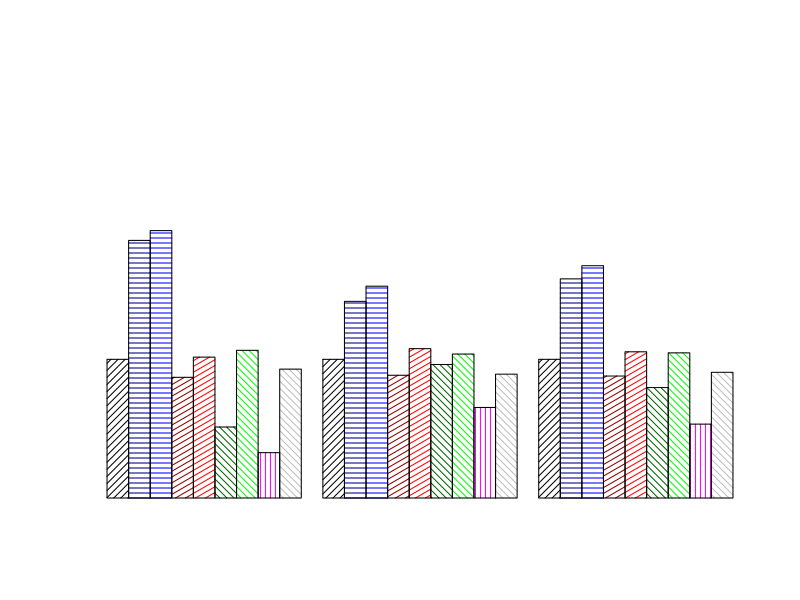

This chart was generated by the following R code: (Note: this script raises an error after producing the figure.)
#Where the file is saved
pdf("/home/hadoop/rough/MyGITProjects/PGA_EvaluationArchitecturePaper/Evaluation-architectures-for-big-data/LsuSamsungPaper/Figure/PerormanceData/Plots/PerfDiffArch.pdf", family="Times")

# Grouped Bar Plot
data <- read.csv(file="PerfDiffArch.csv",head=TRUE,sep=",")
print(data)
counts <- table(data$GraphConstruction, data$GraphSimplification)
x <- seq(10, 20, 30)
#print(counts)
#print(typeof(data$GraphConstruction))

#Plot for perf
barplot(as.matrix(data), main="", ylim=c(0, 3), xlab="Assembly Stages",ylab="Execution-time (s): Normalized to SuperMikeII", names=c("Graph-\nConstruction", "Graph-\nSimplification", "Scaffolding","Entire-\nPipeline"), col=c("black", "darkblue","blue", "darkred", "red", "darkgreen", "green", "magenta", "grey"), beside=TRUE, density=20, angle=c(45,0,0,30,30,135,135,90,135), cex.lab=1.3, cex.axis=1.5, cex.names=1.2)
barplot(as.matrix(data), add=TRUE, main="", ylim=c(0, 5), xlab="Assembly Stages",ylab="Execution-time (s): Normalized to SuperMikeII", names=c("Graph-\nConstruction", "Graph-\nSimplification", "Scaffolding","Entire-\nPipeline"), col=c("black", "darkblue","blue", "darkred", "red", "darkgreen", "green", "magenta", "grey"), beside=TRUE, density=20, angle=c(45,90,45,90,45,90,45,90,135), cex.lab=1.3, cex.axis=1.5, cex.names=1.2)
legend("topright", legend = rownames(data), fill = c("black", "darkblue","blue", "darkred", "red", "darkgreen", "green", "magenta", "grey"), density=20, angle=c(45,0,0,30,30,135,135,90,135), ncol = 1, cex = 1)
legend("topright", legend = rownames(data), fill = c("black", "darkblue","blue", "darkred", "red", "darkgreen", "green", "magenta", "grey"), density=20, angle=c(45,90,45,90,45,90,45,90,135), ncol = 1, cex = 1)
box()

#Plot for perf (hum)
#barplot(as.matrix(data), main="", ylim=c(0, 1.5), xlab="Assembly Stages",ylab="Execution-time (s): Normalized to SuperMikeII", names=c("Graph-\nConstruction", "Graph-\nSimplification"), col=c("black", "darkblue","blue"), beside=TRUE, density=20, angle=c(45,0,0), cex.lab=1.3, cex.axis=1.5, cex.names=1.2)
#barplot(as.matrix(data), add=TRUE, main="", ylim=c(0, 1.5), xlab="Assembly Stages",ylab="Execution-time (s): Normalized to SuperMikeII", names=c("Graph-\nConstruction", "Graph-\nSimplification"), col=c("black", "darkblue","blue"), beside=TRUE, density=20, angle=c(45,90,45), cex.lab=1.3, cex.axis=1.5, cex.names=1.2)
#legend("topright", legend = rownames(data), fill = c("black", "darkblue","blue"), density=20, angle=c(45,0,0), ncol = 1, cex = 1)
#legend("topright", legend = rownames(data), fill = c("black", "darkblue","blue"), density=20, angle=c(45,90,45), ncol = 1, cex = 1)
#box()

#Plot for perf/$
#barplot(as.matrix(data), main="", ylim=c(0, 5), xlab="Assembly Stages",ylab="Performance/$: Normalized to SuperMikeII", names=c("Graph-\nConstruction", "Graph-\nSimplification", "Scaffolding","Entire-\nPipeline"), col=c("black", "darkblue","blue", "darkred", "red", "darkgreen", "green", "magenta", "grey"), beside=TRUE, density=20, angle=c(45,0,0,30,30,135,135,90,135), cex.lab=1.3, cex.axis=1.5, cex.names=1.2)
#barplot(as.matrix(data), add=TRUE, main="", ylim=c(0, 5), xlab="Assembly Stages",ylab="Performance/$: Normalized to SuperMikeII", names=c("Graph-\nConstruction", "Graph-\nSimplification", "Scaffolding","Entire-\nPipeline"), col=c("black", "darkblue","blue", "darkred", "red", "darkgreen", "green", "magenta", "grey"), beside=TRUE, density=20, angle=c(45,90,45,90,45,90,45,90,135), cex.lab=1.3, cex.axis=1.5, cex.names=1.2)
#legend("topleft", legend = rownames(data), fill = c("black", "darkblue","blue", "darkred", "red", "darkgreen", "green", "magenta", "grey"), density=20, angle=c(45,0,0,30,30,135,135,90,135), ncol = 1, cex = 1)
#legend("topleft", legend = rownames(data), fill = c("black", "darkblue","blue", "darkred", "red", "darkgreen", "green", "magenta", "grey"), density=20, angle=c(45,90,45,90,45,90,45,90,135), ncol = 1, cex = 1)
#box()

#Plot for perf/$ (hum)
#barplot(as.matrix(data), main="", ylim=c(0, 6), xlab="Assembly Stages",ylab="Performance/$: Normalized to SuperMikeII", names=c("Graph-\nConstruction", "Graph-\nSimplification"), col=c("black", "darkblue","blue"), beside=TRUE, density=20, angle=c(45,0,0), cex.lab=1.3, cex.axis=1.5, cex.names=1.2)
#barplot(as.matrix(data), add=TRUE, main="", ylim=c(0, 6), xlab="Assembly Stages",ylab="Performance/$: Normalized to SuperMikeII", names=c("Graph-\nConstruction", "Graph-\nSimplification"), col=c("black", "darkblue","blue"), beside=TRUE, density=20, angle=c(45,90,45), cex.lab=1.3, cex.axis=1.5, cex.names=1.2)
#legend("topleft", legend = rownames(data), fill = c("black", "darkblue","blue"), density=20, angle=c(45,0,0), ncol = 1, cex = 1)
#legend("topleft", legend = rownames(data), fill = c("black", "darkblue","blue"), density=20, angle=c(45,90,45), ncol = 1, cex = 1)
#box()

#plot for network
#barplot(as.matrix(data), main="", ylim=c(0,1.5), xlab="Assembly-stages",ylab="Execution time (s): normalized to SuperMikeII-baseline", names=c("Graph-\nConstruction", "Graph-\nSimplification", "Scaffolding","Entire-\nPipeline"), col=c("black","pink"), beside=TRUE, density=20, angle=c(45,180), cex.lab=1.3, cex.axis=1.5, cex.names=1.2)
#legend("topright", legend = rownames(data), fill = c("black","pink"), density=20, angle=c(45,180), ncol = 1, cex = 1)
#box()

#plot for SSD n Memory
#barplot(as.matrix(data), main="", ylim=c(0,1.5), xlab="Assembly-stages",ylab="Execution time (s): normalized to SuperMikeII-baseline", names=c("Graph-\nConstruction", "Graph-\nSimplification", "Scaffolding","Entire-\nPipeline"), col=c("black","red", "magenta"), beside=TRUE, density=20, angle=c(45,135,90), cex.lab=1.3, cex.axis=1.5, cex.names=1.2)
#legend("topright", legend = rownames(data), fill = c("black","red", "magenta"), density=20, angle=c(45,135,90), ncol = 1, cex = 1)
#box()

#Plot for hdd ssd same datanode
#barplot(as.matrix(data), main="", xlab="Number and type of disks used per DataNode",ylab="Execution time (s)", names=c("1-HDD", "2-HDD", "4-HDD","1-SSD"), col=c("black","red","yellow","green"), beside=TRUE, density=20, angle=c(0,45,90,135), cex.lab=1.5, cex.axis=1.5, cex.names=1.5)
#box()
